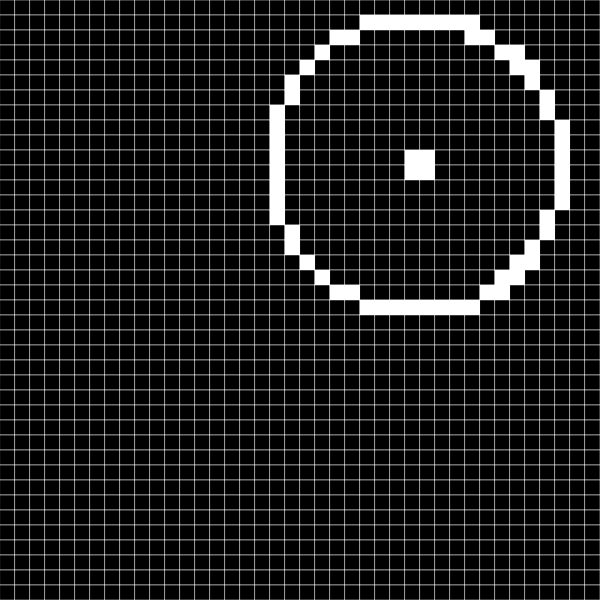
Frame 1 (no input)
Frame 60 (no input): identical to frame 1, image omitted
Frame 120 (the mouse pressed at the canvas centre since frame 60): identical to frame 1, image omitted

The p5.js sketch that drew this single still picture (run headless with seeded random() and noise() and a simulated clock; from frame 60 on, the mouse is pressed at the canvas centre):

// p5.js sketch
// ── sketch.js
const Csize =600;

function setup() {
  createCanvas(Csize,Csize);
}
function draw() {   
  const pix = 15;
  const soglia = pix * 0.5 / width * 2; 
  
  background(0); 

  stroke(255); 
  strokeWeight(0.5);
  
  const numPixX = floor(Csize / pix);
  const numPixY = floor(Csize / pix); 

  for (let j = 0; j < numPixX; j++) {    
    for (let i = 0; i < numPixY; i++) {   

        const u = i / (numPixX - 1) * 2 - 1;
        const v = j / (numPixY - 1) * 2 - 1;
      

        const c1 = cerchio(u+0.46, v-0.4, 0.5); 
        const c2 = cerchio(u+0.46, v-0.4, 0.05); 
        
      const bordoc1 = abs(c1) < soglia; 

      if ((abs(c1) < soglia) || (c2 < 0)) {
        fill(255);
      } else {
        fill(0);   
      }

      rect(j * pix, i * pix, pix, pix); 
    }
  }
}

function cerchio(x, y, r) {
    return sqrt(x ** 2 + y ** 2) - r;
  }
  
